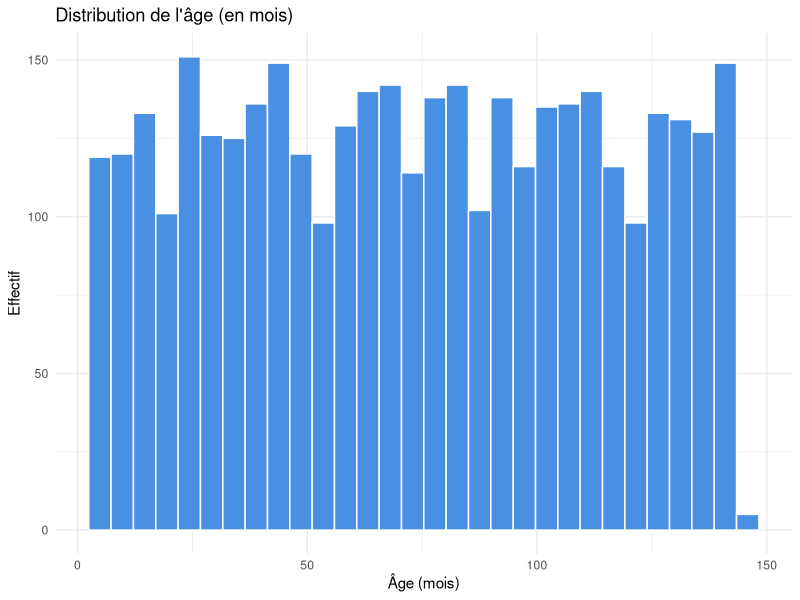
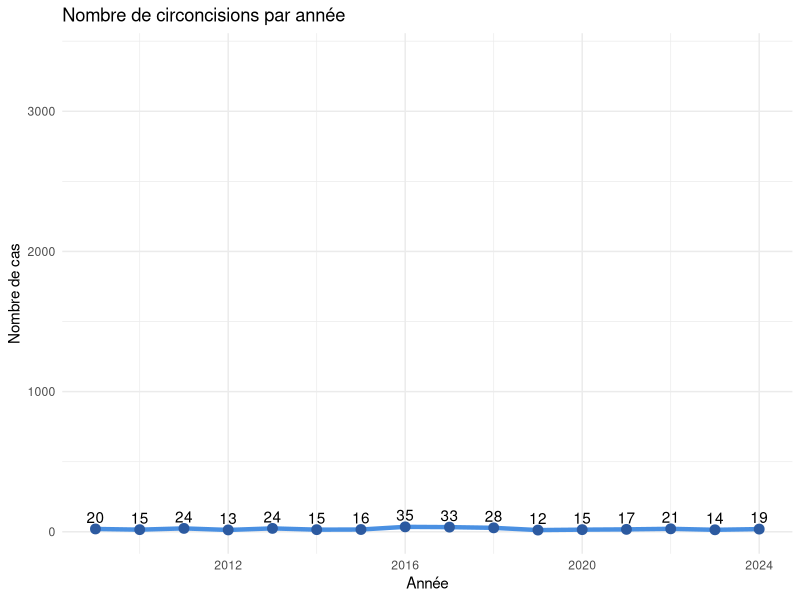
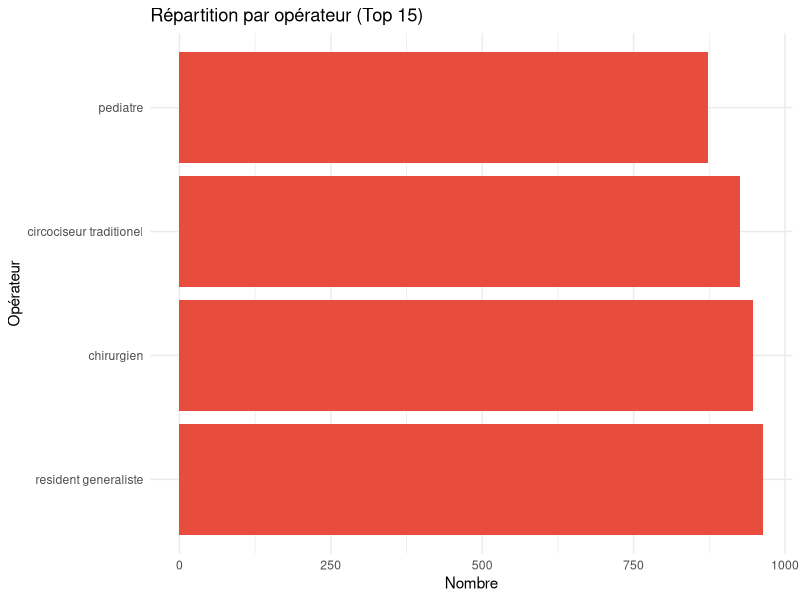
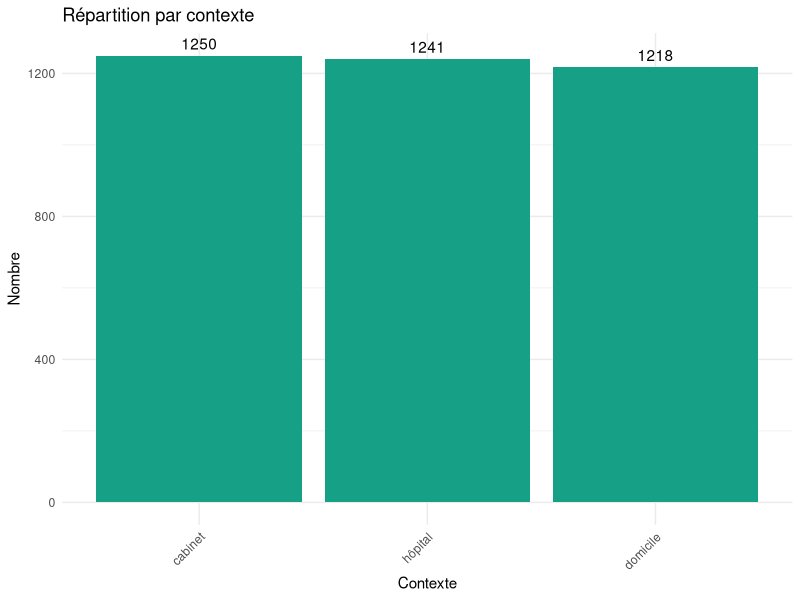
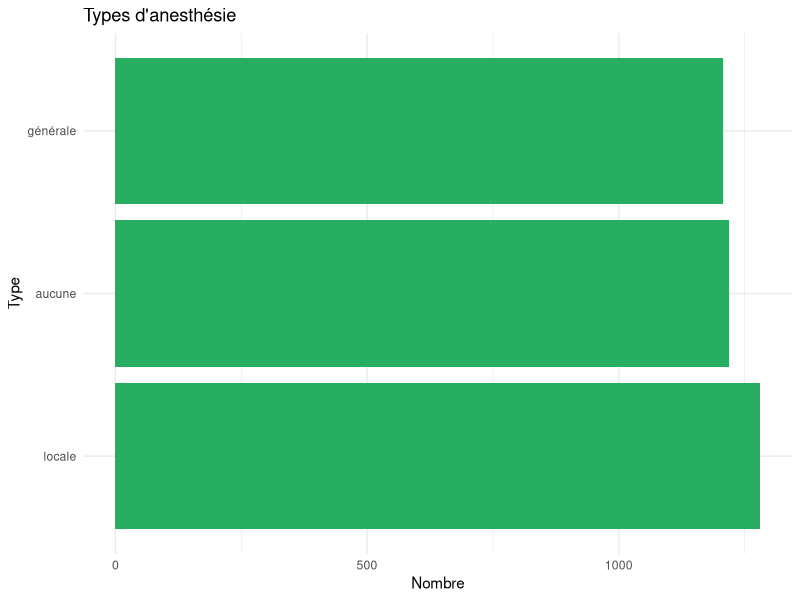
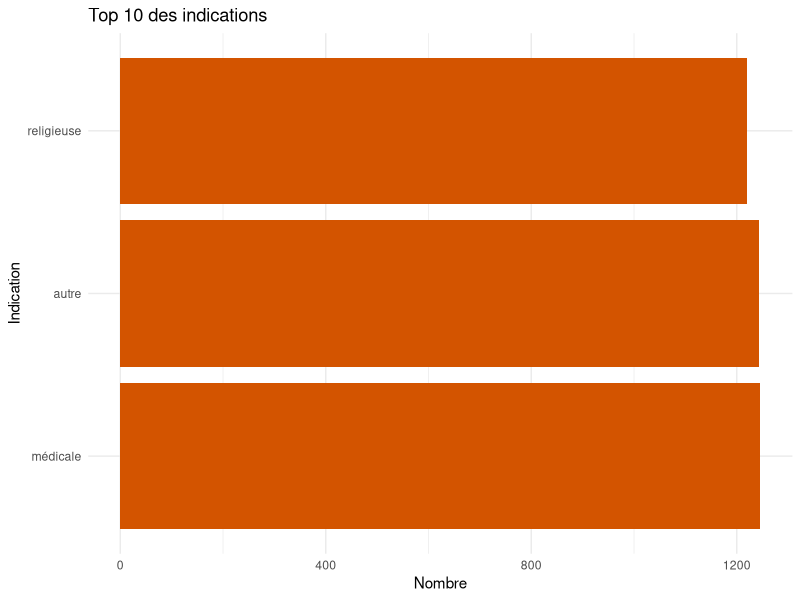

Write R code to recreate these figures, in order.
## ---- chunk 1
library(dplyr)
library(ggplot2)
library(lubridate)
library(forcats)
library(knitr)

# Charger les données
data <- read.csv(
  "liste_circoncision_anonymisee.csv",
  sep = ",",
  dec = ".",
  stringsAsFactors = FALSE
)

# Nettoyer les données
data <- data %>%
  mutate(
    Date = dmy(Date),
    annee = year(Date),
    age_jours = as.numeric(`age.en.jours`),
    age_mois = as.numeric(`age.en.mois`),
    age_annee = as.numeric(`age.en.année`),
    operateur = `Opérateur`,
    contexte = Contexte,
    anesthesie = `Anesthésie`,
    indication = `Indication.de.la.circoncision`
  )
## ---- chunk 2
names(data)
## ---- chunk 3
head(data, 5)
## ---- chunk 4
str(data)
## ---- chunk 5
data %>%
  summarise(
    n = n(),
    age_median_jours = median(age_jours, na.rm = TRUE),
    age_Q1_jours = quantile(age_jours, 0.25, na.rm = TRUE),
    age_Q3_jours = quantile(age_jours, 0.75, na.rm = TRUE),
    age_median_mois = median(age_mois, na.rm = TRUE)
  ) %>%
  kable()
## ---- chunk 6
#| fig-width: 10
#| fig-height: 6
ggplot(data, aes(x = age_mois)) +
  geom_histogram(bins = 30, fill = "#4a90e2", color = "white") +
  labs(title = "Distribution de l'âge (en mois)", x = "Âge (mois)", y = "Effectif") +
  theme_minimal()
## ---- chunk 7
#| fig-width: 10
#| fig-height: 6
cas_par_annee <- data %>%
  group_by(annee) %>%
  summarise(n = n())

ggplot(cas_par_annee, aes(x = annee, y = n)) +
  geom_line(color = "#4a90e2", size = 1.5) +
  geom_point(color = "#2c5aa0", size = 3) +
  geom_text(aes(label = n), vjust = -0.5) +
  labs(title = "Nombre de circoncisions par année", x = "Année", y = "Nombre de cas") +
  theme_minimal()
## ---- chunk 8
data %>%
  count(operateur, sort = TRUE) %>%
  mutate(pourcentage = round(100 * n / sum(n), 1)) %>%
  head(10) %>%
  kable()
## ---- chunk 9
#| fig-width: 10
#| fig-height: 8
top_operateurs <- data %>%
  count(operateur, sort = TRUE) %>%
  head(15)

data %>%
  filter(operateur %in% top_operateurs$operateur) %>%
  ggplot(aes(x = fct_infreq(operateur))) +
  geom_bar(fill = "#e74c3c") +
  coord_flip() +
  labs(title = "Répartition par opérateur (Top 15)", x = "Opérateur", y = "Nombre") +
  theme_minimal()
## ---- chunk 10
data %>%
  count(contexte, sort = TRUE) %>%
  mutate(pourcentage = round(100 * n / sum(n), 1)) %>%
  kable()
## ---- chunk 11
#| fig-width: 10
#| fig-height: 6
ggplot(data, aes(x = fct_infreq(contexte))) +
  geom_bar(fill = "#16a085") +
  geom_text(stat = "count", aes(label = after_stat(count)), vjust = -0.5) +
  labs(title = "Répartition par contexte", x = "Contexte", y = "Nombre") +
  theme_minimal() +
  theme(axis.text.x = element_text(angle = 45, hjust = 1))
## ---- chunk 12
data %>%
  count(anesthesie, sort = TRUE) %>%
  mutate(pourcentage = round(100 * n / sum(n), 1)) %>%
  kable()
## ---- chunk 13
#| fig-width: 10
#| fig-height: 6
ggplot(data, aes(x = fct_infreq(anesthesie))) +
  geom_bar(fill = "#27ae60") +
  coord_flip() +
  labs(title = "Types d'anesthésie", x = "Type", y = "Nombre") +
  theme_minimal()
## ---- chunk 14
data %>%
  count(indication, sort = TRUE) %>%
  mutate(pourcentage = round(100 * n / sum(n), 1)) %>%
  head(10) %>%
  kable()
## ---- chunk 15
#| fig-width: 12
#| fig-height: 8
top_indications <- data %>%
  count(indication, sort = TRUE) %>%
  head(10)

data %>%
  filter(indication %in% top_indications$indication) %>%
  ggplot(aes(x = fct_infreq(indication))) +
  geom_bar(fill = "#d35400") +
  coord_flip() +
  labs(title = "Top 10 des indications", x = "Indication", y = "Nombre") +
  theme_minimal()
